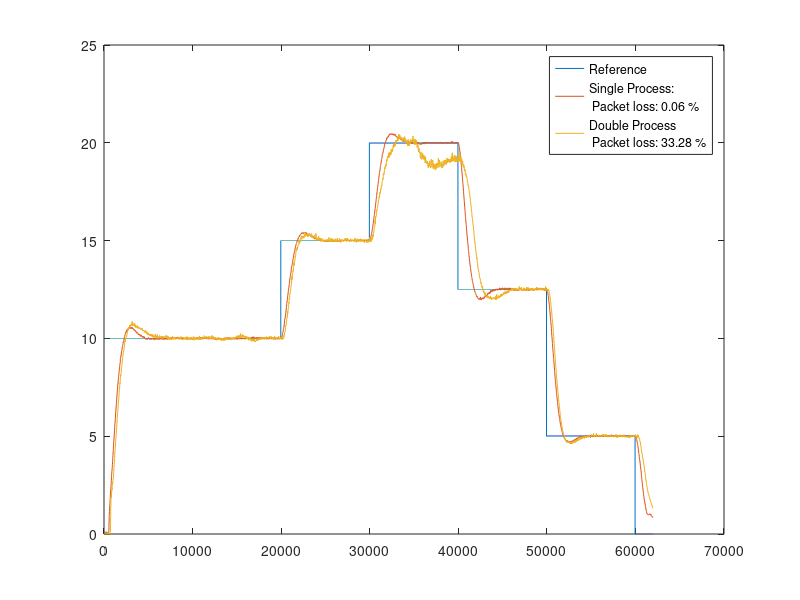

This figure's MATLAB source:
load 1_process.mat
% move to single process vars

sp_x1 = x1_v;
sp_x2 = x2_v;
sp_xref = xref_v;

% wrong name!!!!
sp_pck_total = pck_success_v(1:20:end);
sp_pck_success = pck_total_v(1:20:end);
sp_p_error = 1- sum(sp_pck_success)/sum(sp_pck_total);


load 2_process.mat

dp_x1 = x1_v;
dp_x2 = x2_v;
dp_xref = xref_v;

dp_pck_total = pck_success_v(1:20:end);
dp_pck_success = pck_total_v(1:20:end);


dp_p_error = 1- sum(dp_pck_success)/sum(dp_pck_total);

maxLength = min(length(sp_x1), length(dp_x1));
%% 1 sample sensor = 20 samples simulink
plot( [sp_xref(1:maxLength), sp_x1(1:maxLength), dp_x1(1:maxLength)]),
legend('Reference', sprintf('Single Process: \n Packet loss: %0.2f %%', sp_p_error*100), ...
    sprintf('Double Process  \n Packet loss: %0.2f %%', dp_p_error*100))
hold off,